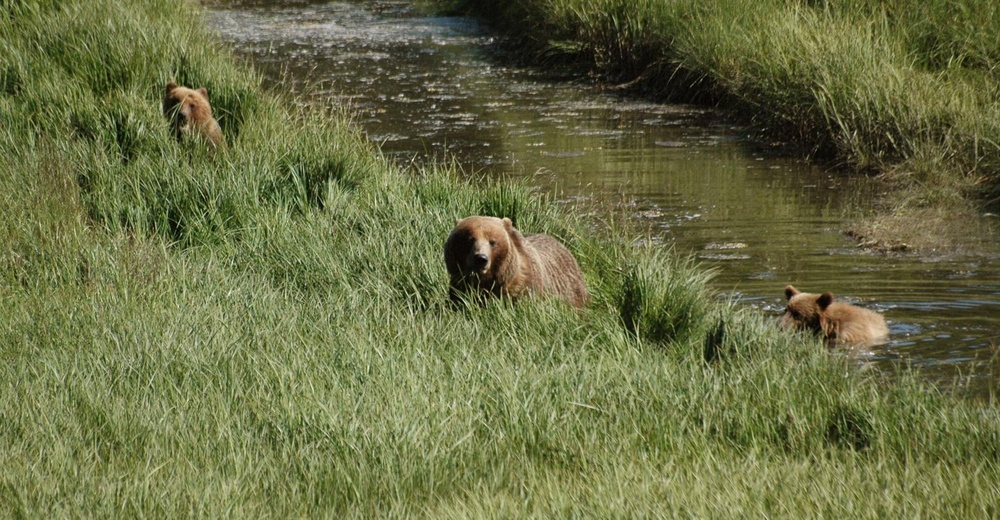
#> input picture ImageProcessing/bears_copy.jpg, 1000 x 520 px, shrunk from 1560 x 811 before the run, found by its file name
$ python bears3.py
#> lines starting #> are read from the running program, lines starting #| are printed output that depends on the picture
from PIL import Image

filename = 'bears_copy.jpg'
filepath = f"ImageProcessing/{filename}"

file_out = 'bears3.jpg'
file_out_path = f"ImageProcessing/{file_out}"

# Load the original image, and get its size and color mode.
orig_image = Image.open(filepath)
#> orig_image is the input picture: PIL image 1000x520 RGB; mean R, G, B 105.2, 109.3, 67.2
width, height = orig_image.size
#> width = 1000; height = 520
mode = orig_image.mode
#> mode = 'RGB'

# Show information about the original image.
print(f"Original image: {filename}")
print(f"Size: {width} x {height} pixels")
#| Size: 1000 x 520 pixels
print(f"Mode: {mode}")
#| Mode: RGB

# Load all pixels from the image.
orig_pixel_map = orig_image.load()


# Examine all pixels in the image.
print("\nPixel data:")
for x in range(10):
    for y in range(10):
        pixel = orig_pixel_map[x, y]
        print(pixel)

# Create a new image matching the original image's color mode, and size.
#   Load all the pixels from this new image as well.
new_image = Image.new(mode, (width, height))
#> new_image: PIL image 1000x520 RGB; every value is 0
new_pixel_map = new_image.load()

# Modify each pixel in the new image.
for x in range(width):
    for y in range(height):
        # Copy the original pixel to the new pixel map.
        new_pixel_map[x, y] = orig_pixel_map[x, y]

balloon_image = Image.open("ImageProcessing/redballoon.png")
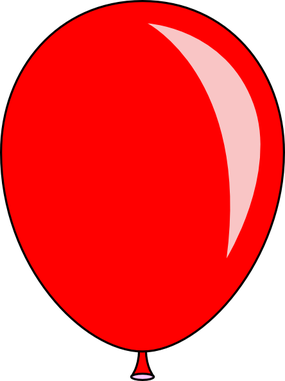
#> input picture ImageProcessing/redballoon.png, 285 x 381 px, shrunk from 444 x 595 before the run, found by its file name
#> balloon_image is the input picture: PIL image 285x381 RGBA; mean R, G, B, A 177.9, 12.4, 12.4, 183.6
bln_width, bln_height = balloon_image.size
#> bln_width = 285; bln_height = 381
bln_pixel_map = balloon_image.load()
bln_coor = (50, 50)

for x in range(bln_width):
    for y in range(bln_height):
        new_pixel_map[x + bln_coor[0], y + bln_coor[1]] = bln_pixel_map[x,y]


new_image.save(file_out_path)
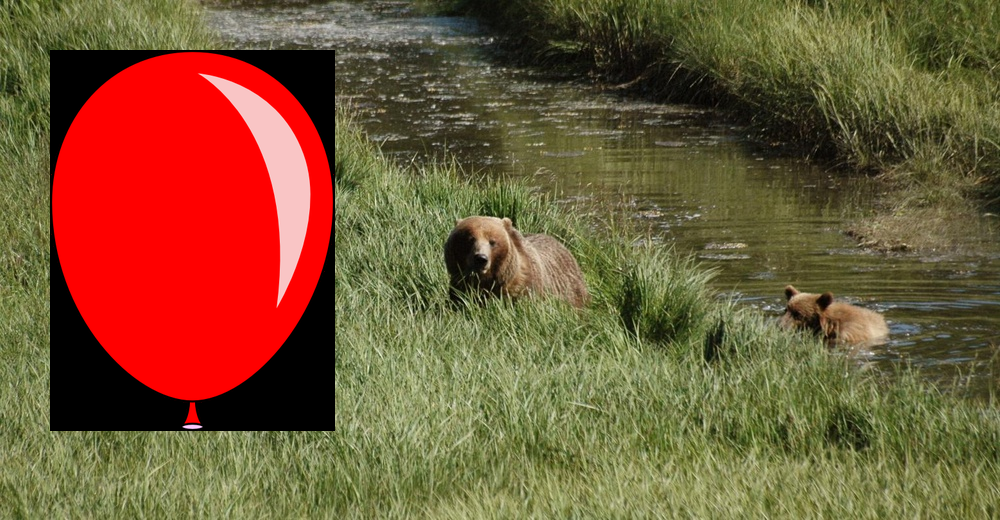
#> saved as bears3.jpg: PIL image 1000x520 RGB; mean R, G, B 118.9, 86.6, 54.3
